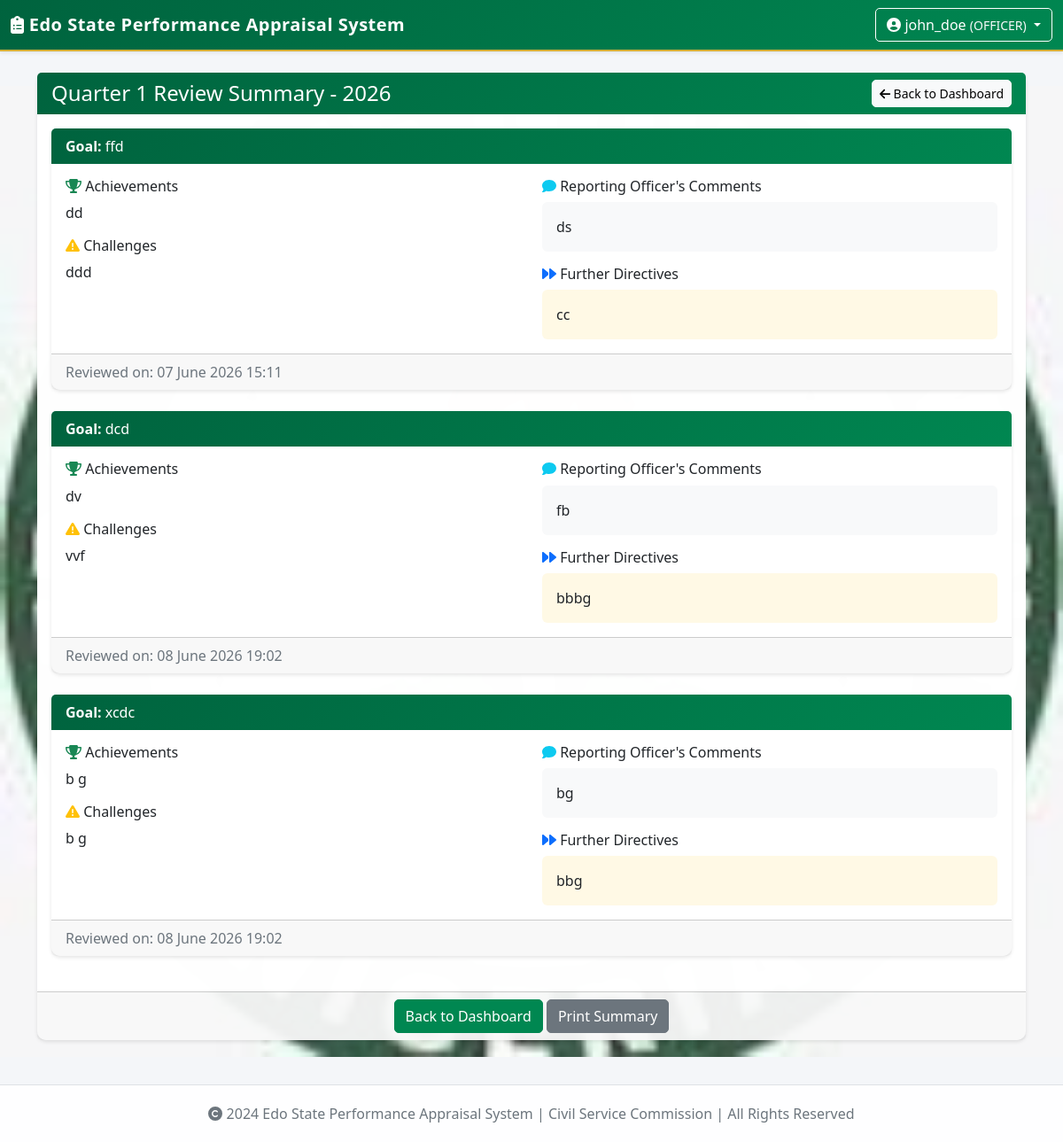
Page /quarterly/quarter-summary/1 (signed in) on the committed database.
### app/models/user.py (models this page shows, shortened)
class User(UserMixin, db.Model):
    __tablename__ = 'users'
    id = db.Column(db.Integer, primary_key=True)
    username = db.Column(db.String(80), unique=True, nullable=False)
    email = db.Column(db.String(120), unique=True, nullable=False)
    password_hash = db.Column(db.String(200), nullable=False)
    role = db.Column(db.String(50), nullable=False, default='STAFF')
    is_active = db.Column(db.Boolean, default=True)
    created_at = db.Column(db.DateTime, default=datetime.utcnow)
    staff_no = db.Column(db.String(50), unique=True)
    surname = db.Column(db.String(100))
    first_name = db.Column(db.String(100))
    other_names = db.Column(db.String(200))
    title = db.Column(db.String(20))
    date_of_birth = db.Column(db.Date, nullable=True)
    date_first_appointment = db.Column(db.Date, nullable=True)
    post_appointed = db.Column(db.String(200))
    present_post = db.Column(db.String(200))
    salary_grade = db.Column(db.String(50))
    ministry = db.Column(db.String(200))  # MDA
    department = db.Column(db.String(200))  # Department
    division = db.Column(db.String(200))
    branch = db.Column(db.String(200))
    section = db.Column(db.String(200))
    def has_role(self, role):
        return self.role == role or self.role == 'ADMIN'

### app/models/quarterly_plan.py (models this page shows, shortened)
class QuarterlyGoal(db.Model):
    __tablename__ = 'quarterly_goals'
    id = db.Column(db.Integer, primary_key=True)
    user_id = db.Column(db.Integer, db.ForeignKey('users.id'), nullable=False)
    planning_year = db.Column(db.Integer, nullable=False)
    quarter = db.Column(db.Integer, nullable=False)
    goal_description = db.Column(db.Text, nullable=False)
    priority = db.Column(db.Integer, default=3)
    success_criteria = db.Column(db.Text)
    plan_status = db.Column(db.String(50), default='DRAFT')
    plan_submitted_at = db.Column(db.DateTime)
    plan_approved_at = db.Column(db.DateTime)
    plan_approved_by = db.Column(db.Integer, db.ForeignKey('users.id'))
    plan_modifications = db.Column(db.Text)
    cs_approved = db.Column(db.Boolean, default=False)
    cs_approved_at = db.Column(db.DateTime)
    cs_approved_by = db.Column(db.Integer, db.ForeignKey('users.id'))
    cs_comments = db.Column(db.Text)
    achievements = db.Column(db.Text)
    challenges = db.Column(db.Text)
    reasons_for_failure = db.Column(db.Text)
    recovery_plan = db.Column(db.Text)
    review_status = db.Column(db.String(50), default='PENDING')
    review_submitted_at = db.Column(db.DateTime)
    review_completed_at = db.Column(db.DateTime)
    review_completed_by = db.Column(db.Integer, db.ForeignKey('users.id'))
    reporting_officer_comments = db.Column(db.Text)
    further_directives = db.Column(db.Text)
    quarter_2_adjustments = db.Column(db.Text)
    cs_review_approved = db.Column(db.Boolean, default=False)
    cs_review_approved_at = db.Column(db.DateTime)
    cs_review_approved_by = db.Column(db.Integer, db.ForeignKey('users.id'))
    cs_review_comments = db.Column(db.Text)
    created_at = db.Column(db.DateTime, default=datetime.utcnow)
    updated_at = db.Column(db.DateTime, default=datetime.utcnow, onupdate=datetime.utcnow)
    user = db.relationship('User', foreign_keys=[user_id], backref='quarterly_goals')
    plan_approver = db.relationship('User', foreign_keys=[plan_approved_by], backref='approved_goals')
    cs_approver = db.relationship('User', foreign_keys=[cs_approved_by], backref='cs_approved_goals')
    cs_review_approver = db.relationship('User', foreign_keys=[cs_review_approved_by], backref='cs_reviewed_goals')
    review_completer = db.relationship('User', foreign_keys=[review_completed_by], backref='completed_reviews')

### app/quarterly/routes.py (the view)
@quarterly_bp.route('/quarter-summary/<int:quarter>')
@login_required
def quarter_summary(quarter):
    current_year = datetime.now().year
    goals = QuarterlyGoal.query.filter_by(
        user_id=current_user.id,
        planning_year=current_year,
        quarter=quarter,
        review_status='REVIEWED'
    ).all()
    return render_template('quarterly/quarter_summary.html', goals=goals, quarter=quarter, current_year=current_year)

### app/templates/quarterly/quarter_summary.html
{% extends "base.html" %}
{% block content %}
<div class="container">
    <div class="row">
        <div class="col-12">
            <div class="card">
                <div class="card-header bg-success text-white d-flex justify-content-between align-items-center">
                    <h4 class="mb-0">Quarter {{ quarter }} Review Summary - {{ current_year }}</h4>
                    <a href="{{ url_for('quarterly.dashboard') }}" class="btn btn-light btn-sm">
                        <i class="fas fa-arrow-left"></i> Back to Dashboard
                    </a>
                </div>
                <div class="card-body">
                    {% if goals %}
                        {% for goal in goals %}
                        <div class="card mb-4">
                            <div class="card-header bg-light">
                                <strong>Goal:</strong> {{ goal.goal_description }}
                            </div>
                            <div class="card-body">
                                <div class="row">
                                    <div class="col-md-6">
                                        <h6><i class="fas fa-trophy text-success"></i> Achievements</h6>
                                        <p>{{ goal.achievements or 'Not specified' }}</p>
                                        <h6><i class="fas fa-exclamation-triangle text-warning"></i> Challenges</h6>
                                        <p>{{ goal.challenges or 'Not specified' }}</p>
                                    </div>
                                    <div class="col-md-6">
                                        <h6><i class="fas fa-comment text-info"></i> Reporting Officer's Comments</h6>
                                        <div class="bg-light p-3 rounded">
                                            {{ goal.reporting_officer_comments or 'No comments' }}
                                        </div>
                                        {% if goal.further_directives %}
                                        <h6 class="mt-3"><i class="fas fa-forward text-primary"></i> Further Directives</h6>
                                        <div class="bg-warning bg-opacity-10 p-3 rounded">
                                            {{ goal.further_directives }}
                                        </div>
                                        {% endif %}
                                    </div>
                                </div>
                            </div>
                            <div class="card-footer text-muted">
                                Reviewed on: {{ goal.review_completed_at.strftime('%d %B %Y %H:%M') if goal.review_completed_at else 'N/A' }}
                            </div>
                        </div>
                        {% endfor %}
                    {% else %}
                        <div class="alert alert-info">
                            <i class="fas fa-info-circle"></i> No reviewed goals found for Quarter {{ quarter }}.
                        </div>
                    {% endif %}
                </div>
                <div class="card-footer text-center">
                    <a href="{{ url_for('quarterly.dashboard') }}" class="btn btn-primary">Back to Dashboard</a>
                    <button onclick="window.print()" class="btn btn-secondary">Print Summary</button>
                </div>
            </div>
        </div>
    </div>
</div>
{% endblock %}

### app/templates/base.html (shortened to what this page needs)
<!DOCTYPE html>
<html lang="en">
<head>
    <link href="https://cdn.jsdelivr.net/npm/bootstrap@5.3.0/dist/css/bootstrap.min.css" rel="stylesheet">
    <link rel="stylesheet" href="https://cdnjs.cloudflare.com/ajax/libs/font-awesome/6.4.0/css/all.min.css">
</head>
<body>
    <nav class="navbar navbar-dark shadow-sm">
        <div class="container-fluid">
            <a class="navbar-brand" href="{{ url_for('reports.dashboard') }}">
                <i class="fas fa-clipboard-list"></i> Edo State Performance Appraisal System
            </a>
            {% if current_user.is_authenticated %}
            <div class="dropdown">
                <button class="btn btn-outline-light dropdown-toggle" type="button" data-bs-toggle="dropdown" aria-expanded="false">
                    <i class="fas fa-user-circle"></i>
                    {{ current_user.username }}
                    <small class="text-light">({{ current_user.role }})</small>
                </button>
            </div>
            {% else %}
            <a href="{{ url_for('auth.login') }}" class="btn btn-outline-light">Login</a>
            {% endif %}
        </div>
    </nav>
    <div class="container-fluid mt-4">
        {% block content %}{% endblock %}
    </div>
    <footer>
        <div class="container">
            <p class="mb-0">
                <i class="fas fa-copyright"></i> 2024 Edo State Performance Appraisal System |
                Civil Service Commission | All Rights Reserved
            </p>
        </div>
    </footer>
</body>
</html>

### rows in the picture
User: username "john_doe", role "OFFICER"
QuarterlyGoal: goal_description "ffd", achievements "dd", challenges "ddd", reporting_officer_comments "ds", further_directives "cc", review_completed_at "07 June 2026 15:11"
QuarterlyGoal: goal_description "dcd", achievements "dv", challenges "vvf", reporting_officer_comments "fb", further_directives "bbbg", review_completed_at "08 June 2026 19:02"
QuarterlyGoal: goal_description "xcdc", achievements "b g", challenges "b g", reporting_officer_comments "bg", further_directives "bbg", review_completed_at "08 June 2026 19:02"

### other values in the picture
{{ quarter }} "1"
